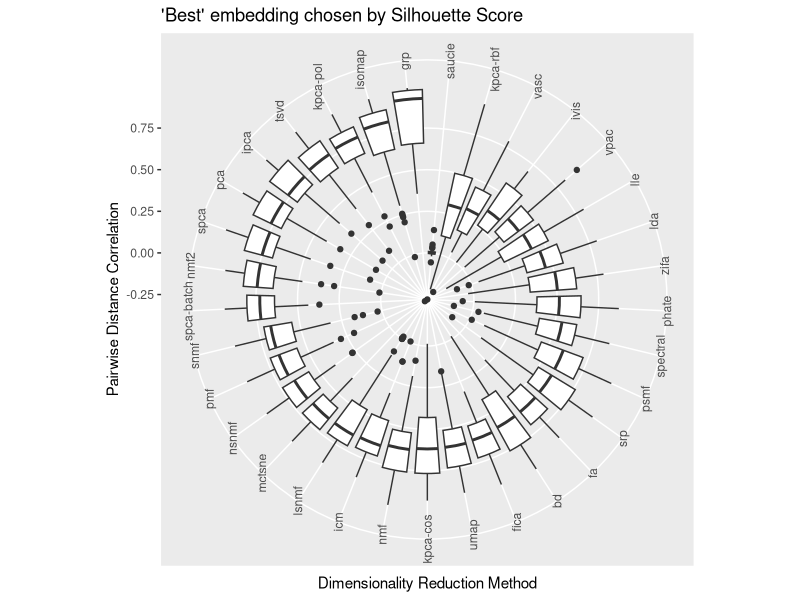
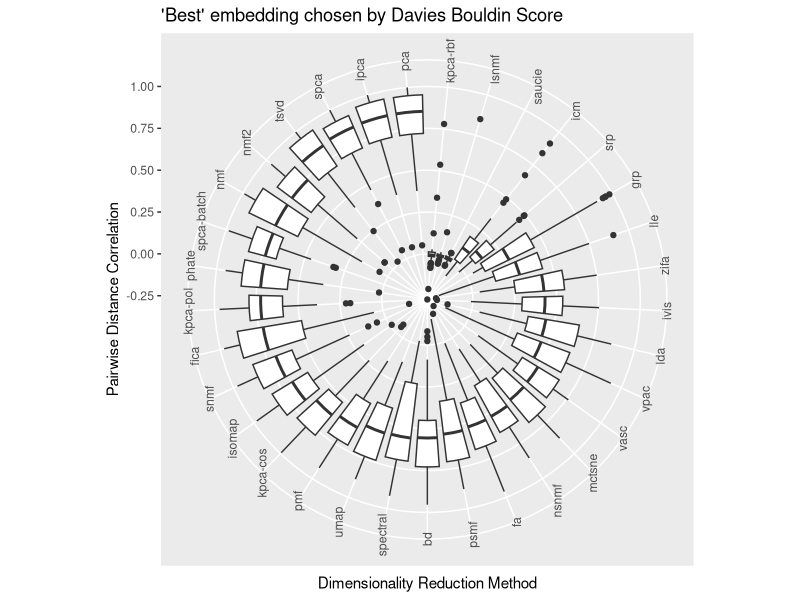
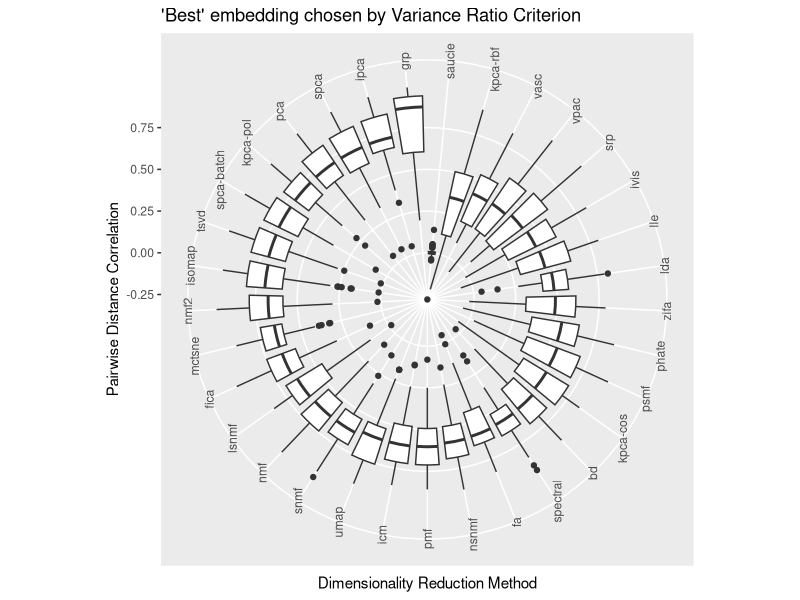
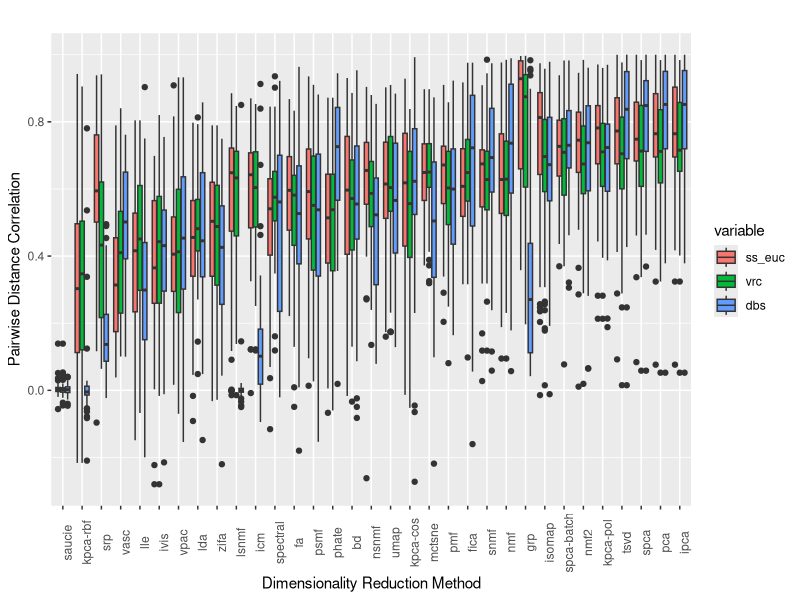

R code for these plots, in order:
library(ggplot2)
library(reshape)

data <- read.csv('data/results/pw_correlations/pw_correlations_by_best_ivm.csv')

p <- ggplot(data,aes(reorder(method,ss_euc,FUN=median,na.rm=T),ss_euc)) + geom_boxplot(outlier.shape=19) + theme(axis.text.x = element_text(angle = 90)) + xlab('Dimensionality Reduction Method') + ylab('Pairwise Distance Correlation') + ggtitle("'Best' embedding chosen by Silhouette Score") + coord_polar()

ggsave('writeup/plots/pw_correlations/pw_correlations_boxplot_ss-euc_polar.pdf',p)

p <- ggplot(data,aes(reorder(method,dbs,FUN=median,na.rm=T),dbs)) + geom_boxplot(outlier.shape=19) + theme(axis.text.x = element_text(angle = 90))+ ylab('Pairwise Distance Correlation') + ggtitle("'Best' embedding chosen by Davies Bouldin Score") + xlab('Dimensionality Reduction Method') + coord_polar()

ggsave('writeup/plots/pw_correlations/pw_correlations_boxplot_dbs_polar.pdf',p)

p <- ggplot(data,aes(reorder(method,vrc,FUN=median,na.rm=T),vrc)) + geom_boxplot(outlier.shape=19) + theme(axis.text.x = element_text(angle = 90))+ ylab('Pairwise Distance Correlation') + ggtitle("'Best' embedding chosen by Variance Ratio Criterion") + xlab('Dimensionality Reduction Method') + coord_polar()

ggsave('writeup/plots/pw_correlations/pw_correlations_boxplot_vrc_polar.pdf',p)

data2 <- melt(subset(data,select=-c(X)))
data2 <- subset(data2,variable!='ss_seu')
data2 <- subset(data2,variable!='ss_cos')
data2 <- subset(data2,variable!='ss_cor')
p <- ggplot(data2, aes(reorder(method,value,FUN=median,na.rm=T),value,fill=variable))+geom_boxplot()+ylab('Pairwise Distance Correlation') + ggtitle("") + xlab('Dimensionality Reduction Method') + theme(axis.text.x = element_text(angle = 90))

ggsave('writeup/plots/pw_correlations/pw_correlations_all_boxplot.pdf',width=16,height=9)
